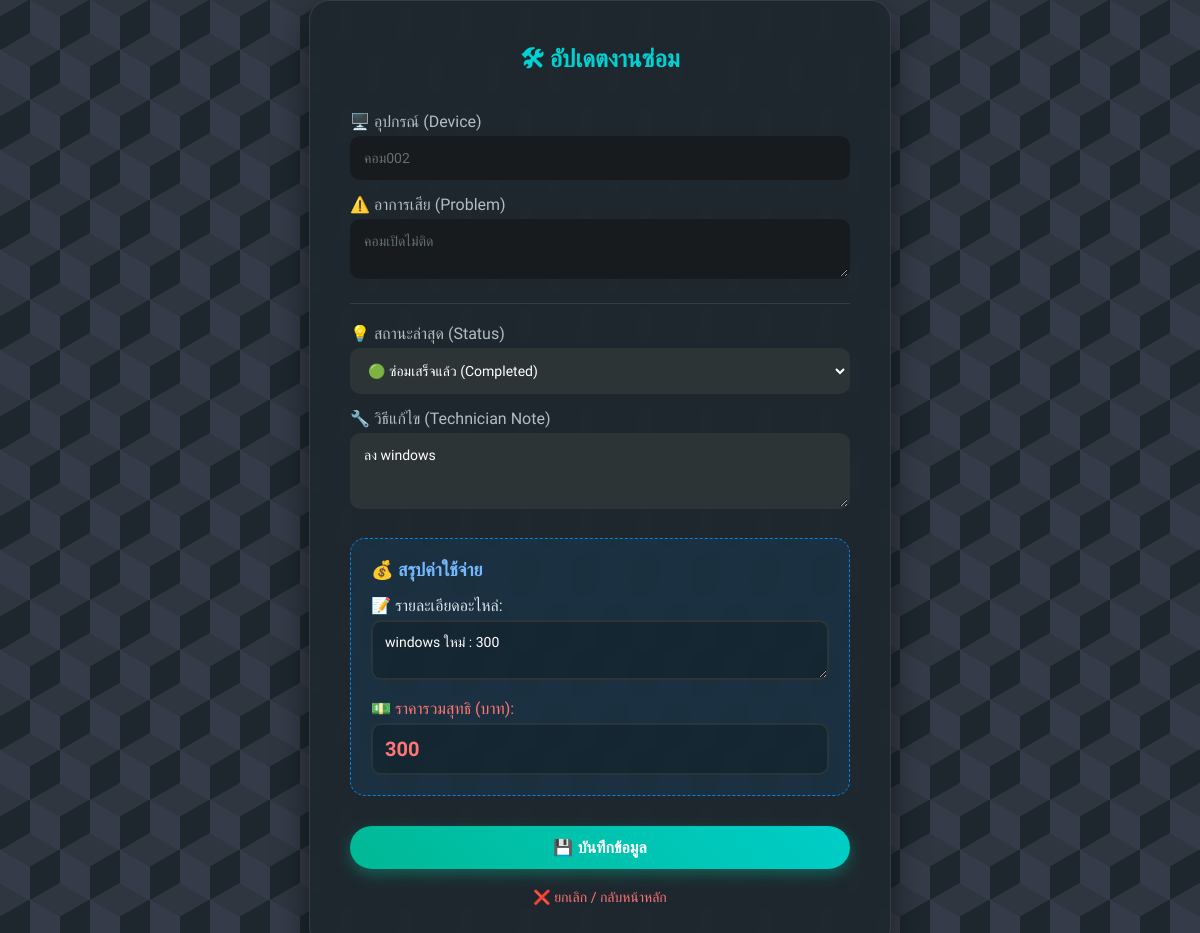
Screenshot of /update/2 (signed in) with the database file from the repository.
### tables this page shows
CREATE TABLE repairs (
    repair_id INTEGER PRIMARY KEY AUTOINCREMENT,
    user_id INTEGER NOT NULL,
    reporter_name TEXT, 
    device_name TEXT NOT NULL,
    problem_detail TEXT NOT NULL,
    location TEXT NOT NULL,
    status TEXT DEFAULT 'Pending',
    report_date TIMESTAMP DEFAULT CURRENT_TIMESTAMP,
    technician_note TEXT,
    spare_parts TEXT, 
    cost INTEGER DEFAULT 0,
    payment_status TEXT DEFAULT 'Unpaid',
    payment_slip TEXT,
    FOREIGN KEY (user_id) REFERENCES users (user_id)
);

### app.py (the view, shortened to what this page needs)
@app.route('/update/<int:repair_id>', methods=['GET', 'POST'])
def update_repair(repair_id):
    if session.get('role') != 'admin': return redirect(url_for('login'))
    conn = get_db_connection()
    repair = conn.execute('SELECT * FROM repairs WHERE repair_id = ?', (repair_id,)).fetchone()
    conn.close()
    return render_template('update_repair.html', repair=repair)

### app.py (called while the page is built)
def get_db_connection():
    conn = sqlite3.connect('maintenance.db')
    conn.row_factory = sqlite3.Row
    return conn

### templates/update_repair.html (shortened to what this page needs)
<!DOCTYPE html>
<html lang="th">
<head>
    <link rel="stylesheet" href="{{ url_for('static', filename='style.css') }}">
</head>
<body>
    <div class="update-box">
        <h1>🛠 อัปเดตงานซ่อม</h1>
        <form method="POST">
            <label>🖥️ อุปกรณ์ (Device)</label>
            <input type="text" value="{{ repair['device_name'] }}" class="readonly" readonly>
            <label>⚠️ อาการเสีย (Problem)</label>
            <textarea rows="2" class="readonly" readonly>{{ repair['problem_detail'] }}</textarea>
            <div style="margin: 20px 0; border-top: 1px solid rgba(255,255,255,0.1);"></div>
            <label>💡 สถานะล่าสุด (Status)</label>
            <select name="status">
                <option value="Completed" {% if repair['status'] == 'Completed' %}selected{% endif %}>🟢 ซ่อมเสร็จแล้ว (Completed)</option>
            </select>
            <label>🔧 วิธีแก้ไข (Technician Note)</label>
            <textarea name="technician_note" rows="3" placeholder="ระบุสิ่งที่ทำไป...">{{ repair['technician_note'] or '' }}</textarea>
            <div class="cost-section">
                <div class="cost-label">💰 สรุปค่าใช้จ่าย</div>
                <label style="color: #dfe6e9;">📝 รายละเอียดอะไหล่:</label>
                <textarea name="spare_parts" rows="2" placeholder="เช่น ค่า SSD 500, ค่าแรง 200..." style="background: rgba(0,0,0,0.2);">{{ repair['spare_parts'] or '' }}</textarea>
                <label style="color: #ff7675; margin-top: 15px;">💵 ราคารวมสุทธิ (บาท):</label>
                <input type="number" name="cost" placeholder="0" value="{{ repair['cost'] or 0 }}" style="font-size: 20px; font-weight: bold; color: #ff7675; background: rgba(0,0,0,0.2);">
            </div>
            <button type="submit" class="btn-save">💾 บันทึกข้อมูล</button>
        </form>
        <a href="{{ url_for('dashboard') }}" class="back-link">❌ ยกเลิก / กลับหน้าหลัก</a>
    </div>
</body>
</html>

### static/style.css (style rules this page uses)
:root { --primary-blue: #54a0ff; --light-blue: #2e86de; --teal: #00d2d3; --bg-color: #1e272e; --text-color: #dfe6e9; --border-radius: 15px; --card-bg: rgba(30, 39, 46, 0.95); --input-bg: #2f3640; --border-color: rgba(255,255,255,0.1); }
body { font-family: 'Prompt', sans-serif; color: var(--text-color); margin: 0; padding: 0; min-height: 100vh; background-color: #1e272e; background-image: linear-gradient(30deg, #2f3640 12%, transparent 12.5%, transparent 87%, #2f3640 87.5%, #2f3640), linear-gradient(150deg, #2f3640 12%, transparent 12.5%, transparent 87%, #2f3640 87.5%, #2f3640), linear-gradient(30deg, #2f3640 12%, transparent 12.5%, transparent 87%, #2f3640 87.5%, #2f3640), linear-gradient(150deg, #2f3640 12%, transparent 12.5%, transparent 87%, #2f3640 87.5%, #2f3640), linear-gradient(60deg, #353b48 25%, transparent 25.5%, transparent 75%, #353b48 75%, #353b48), linear-gradient(60deg, #353b48 25%, transparent 25.5%, transparent 75%, #353b48 75%, #353b48); background-size: 60px 100px; background-position: 0 0, 0 0, 30px 50px, 30px 50px, 0 0, 30px 50px; background-attachment: fixed; }
h1 { color: var(--primary-blue); margin: 0; font-size: 24px; }

### templates/update_repair.html (style rules this page uses)
body { background-color: #1e272e; color: #dfe6e9; display: flex; justify-content: center; align-items: center; min-height: 100vh; }
.update-box { background: rgba(30, 39, 46, 0.95); padding: 40px; border-radius: 20px; box-shadow: 0 15px 35px rgba(0,0,0,0.5); border: 1px solid rgba(255,255,255,0.1); width: 100%; max-width: 500px; backdrop-filter: blur(10px); }
h1 { color: #00d2d3; text-align: center; margin-bottom: 30px; font-size: 24px; }
label { font-weight: 500; color: #b2bec3; margin-top: 15px; display: block; margin-bottom: 5px; }
input, textarea, select { width: 100%; padding: 12px; border-radius: 10px; border: 2px solid #2d3436; background-color: #2d3436; color: white; font-family: 'Prompt', sans-serif; font-size: 14px; box-sizing: border-box; transition: 0.3s; }
.readonly { background-color: #181b1e; border-color: #181b1e; color: #636e72; cursor: not-allowed; }
.cost-section { background: rgba(9, 132, 227, 0.1); padding: 20px; border-radius: 15px; margin-top: 25px; border: 1px dashed #0984e3; }
.cost-label { color: #74b9ff; font-size: 18px; font-weight: 600; margin-bottom: 15px; display: flex; align-items: center; gap: 10px; }
.btn-save { margin-top: 30px; padding: 12px; width: 100%; background: linear-gradient(45deg, #00b894, #00cec9); border: none; border-radius: 50px; color: white; font-weight: bold; font-size: 16px; cursor: pointer; box-shadow: 0 5px 15px rgba(0, 184, 148, 0.4); transition: transform 0.2s; }
.back-link { display: block; text-align: center; margin-top: 20px; color: #ff7675; text-decoration: none; font-size: 14px; transition: 0.2s; }

### rows the page displays
repairs: device_name "คอม002", problem_detail "คอมเปิดไม่ติด", status "🟢 ซ่อมเสร็จแล้ว (Completed)", technician_note "ลง windows", spare_parts "windows ใหม่ : 300", cost "300"
